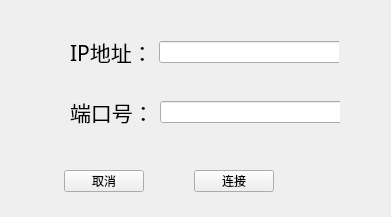
<?xml version="1.0" encoding="UTF-8"?>
<ui version="4.0">
 <class>Widget</class>
 <widget class="QWidget" name="Widget">
  <property name="geometry">
   <rect>
    <x>0</x>
    <y>0</y>
    <width>391</width>
    <height>217</height>
   </rect>
  </property>
  <property name="windowTitle">
   <string>Widget</string>
  </property>
  <widget class="QWidget" name="">
   <property name="geometry">
    <rect>
     <x>70</x>
     <y>40</y>
     <width>269</width>
     <height>24</height>
    </rect>
   </property>
   <layout class="QHBoxLayout" name="horizontalLayout">
    <item>
     <widget class="QLabel" name="label">
      <property name="font">
       <font>
        <family>微软雅黑</family>
        <pointsize>16</pointsize>
       </font>
      </property>
      <property name="text">
       <string>IP地址：</string>
      </property>
     </widget>
    </item>
    <item>
     <widget class="QLineEdit" name="iplineEdit">
      <property name="minimumSize">
       <size>
        <width>200</width>
        <height>0</height>
       </size>
      </property>
      <property name="maximumSize">
       <size>
        <width>200</width>
        <height>16777215</height>
       </size>
      </property>
     </widget>
    </item>
   </layout>
  </widget>
  <widget class="QWidget" name="">
   <property name="geometry">
    <rect>
     <x>70</x>
     <y>100</y>
     <width>270</width>
     <height>24</height>
    </rect>
   </property>
   <layout class="QHBoxLayout" name="horizontalLayout_2">
    <item>
     <widget class="QLabel" name="label_2">
      <property name="font">
       <font>
        <family>微软雅黑</family>
        <pointsize>16</pointsize>
       </font>
      </property>
      <property name="text">
       <string>端口号：</string>
      </property>
     </widget>
    </item>
    <item>
     <widget class="QLineEdit" name="portlineEdit">
      <property name="minimumSize">
       <size>
        <width>200</width>
        <height>0</height>
       </size>
      </property>
      <property name="maximumSize">
       <size>
        <width>200</width>
        <height>16777215</height>
       </size>
      </property>
     </widget>
    </item>
   </layout>
  </widget>
  <widget class="QWidget" name="">
   <property name="geometry">
    <rect>
     <x>20</x>
     <y>170</y>
     <width>298</width>
     <height>22</height>
    </rect>
   </property>
   <layout class="QHBoxLayout" name="horizontalLayout_3">
    <item>
     <spacer name="horizontalSpacer">
      <property name="orientation">
       <enum>Qt::Horizontal</enum>
      </property>
      <property name="sizeHint" stdset="0">
       <size>
        <width>40</width>
        <height>20</height>
       </size>
      </property>
     </spacer>
    </item>
    <item>
     <widget class="QPushButton" name="cancelButton">
      <property name="text">
       <string>取消</string>
      </property>
     </widget>
    </item>
    <item>
     <spacer name="horizontalSpacer_2">
      <property name="orientation">
       <enum>Qt::Horizontal</enum>
      </property>
      <property name="sizeHint" stdset="0">
       <size>
        <width>40</width>
        <height>20</height>
       </size>
      </property>
     </spacer>
    </item>
    <item>
     <widget class="QPushButton" name="connectButton">
      <property name="text">
       <string>连接</string>
      </property>
     </widget>
    </item>
    <item>
     <spacer name="horizontalSpacer_3">
      <property name="orientation">
       <enum>Qt::Horizontal</enum>
      </property>
      <property name="sizeHint" stdset="0">
       <size>
        <width>40</width>
        <height>20</height>
       </size>
      </property>
     </spacer>
    </item>
   </layout>
  </widget>
 </widget>
 <resources/>
 <connections/>
</ui>
